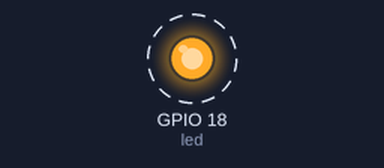
Simulated run of this program. Board: Raspberry Pi (BCM pin numbers). Parts: output pins drawn as LEDs (lit = HIGH). Dashed ring = blinking. What the program prints to the terminal is not drawn.

Above: at 0.5 s.
Timing chart, 0 to 4.6 s (numbered marks = the images above):
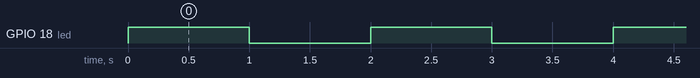

The program:

blink.py
```python
#!/usr/local/bin/python

# blink, forever

# required packages
from gpiozero import LED
from time import sleep

# BCM numbering
led = LED(18)

def blink():

	# turn the LED on
	print("ON")
	led.on()
	sleep(1.0) # wait

	# turn the LED off
	print("OFF")
	led.off()
	sleep(1.0) # wait

try:
	# main loop
	while True:
		blink()
except KeyboardInterrupt:
	pass # catch when script is interrupted
finally:
	print("DONE")
```

Measured:
- by itself, GPIO 18 (led): alternates HIGH for 1.0 s and LOW for 1.0 s
